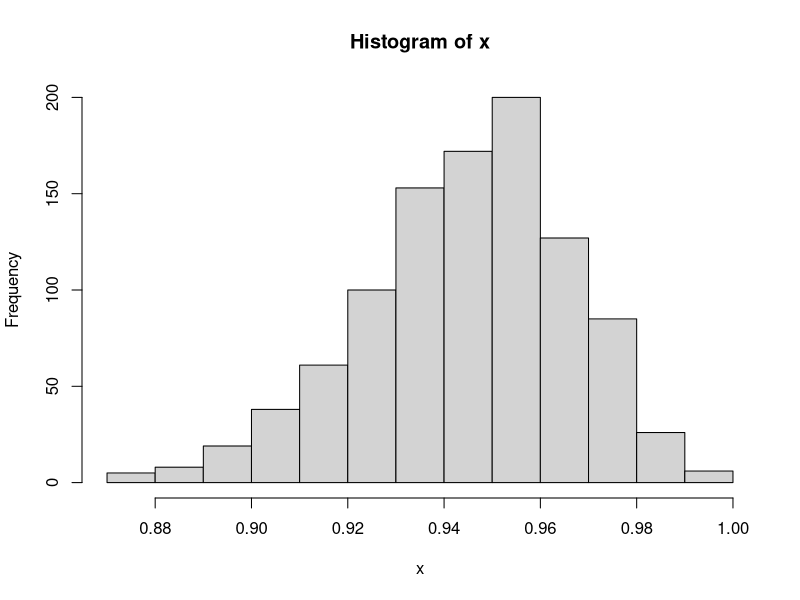

This chart was generated by the following R code:
library(tidyverse)

size = 100

x <- replicate(1000, rbinom(1, size = size, prob = 0.9)/size)
x <- rbinom(1000, size = size, prob = 0.95)/size

hist(x)
sd(x)
